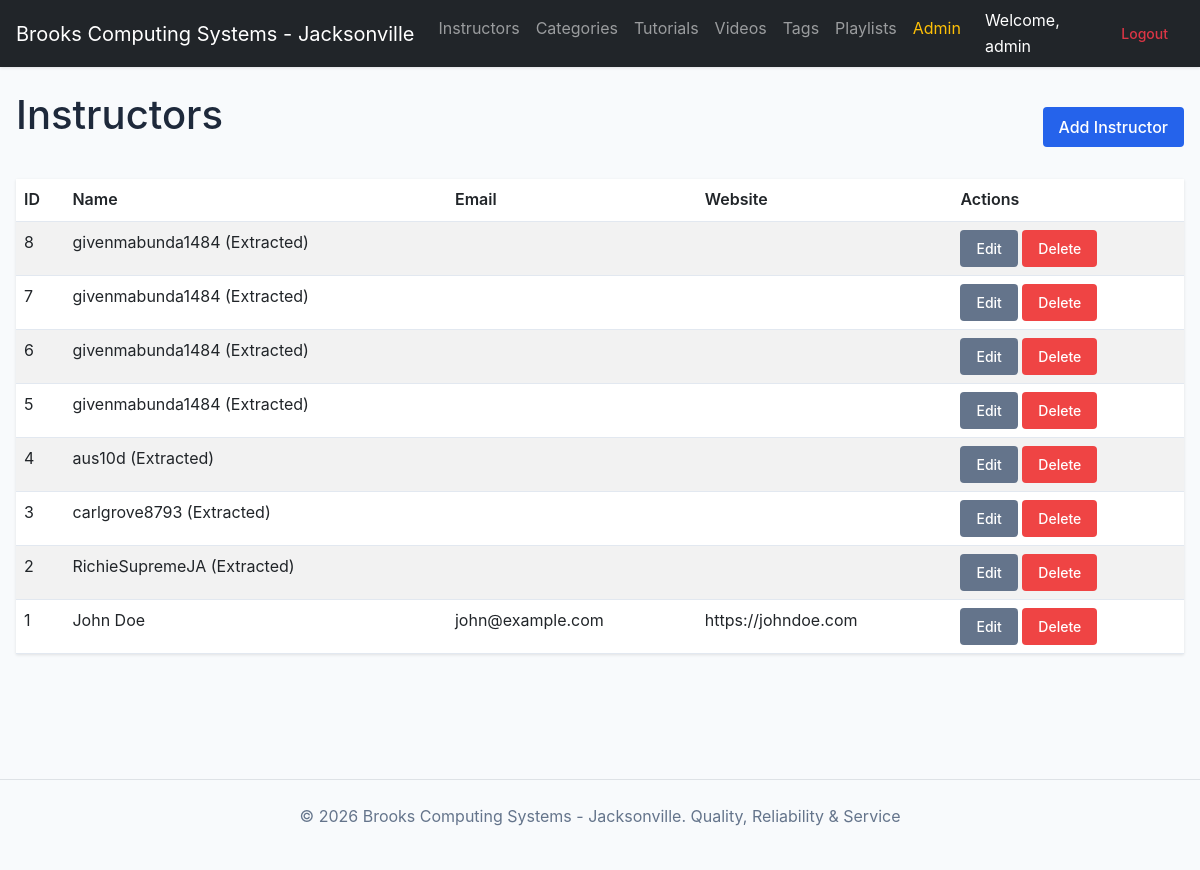
Page /instructors (signed in) on the committed database.
### tables this page shows
CREATE TABLE `instructors` (
  `instructor_id` int(11) NOT NULL AUTO_INCREMENT,
  `first_name` varchar(100) NOT NULL,
  `last_name` varchar(100) NOT NULL,
  `email` varchar(255) DEFAULT NULL,
  `website` varchar(255) DEFAULT NULL,
  `created_at` timestamp NULL DEFAULT current_timestamp(),
  PRIMARY KEY (`instructor_id`)
);

### app/Controllers/InstructorController.php (called while the page is built, shortened)
<?php
class InstructorController extends BaseController {
    private $instructorModel;
    public function __construct() {
        $this->instructorModel = new Instructor();
    }
    public function index() {
        $instructors = $this->instructorModel->all();
        $this->render('instructors/index', [
            'title' => 'Instructors',
            'instructors' => $instructors
        ]);
    }
}

### app/Config/Database.php (called while the page is built, shortened)
<?php
class Database {
    private function __construct() {
        $env = parse_ini_file(__DIR__ . '/../../.env');
        $host = $env['DB_HOST'] ?? 'localhost';
        $db   = $env['DB_NAME'] ?? '';
        $user = $env['DB_USER'] ?? '';
        $pass = $env['DB_PASS'] ?? '';
        $charset = 'utf8mb4';
        $dsn = "mysql:host=$host;dbname=$db;charset=$charset";
    }
}

### app/Models/Instructor.php (called while the page is built, shortened)
<?php
class Instructor {
    private $db;
    public function __construct() {
        $this->db = Database::getInstance()->getConnection();
    }
    public function all() {
        $stmt = $this->db->query("SELECT * FROM instructors ORDER BY created_at DESC");
        return $stmt->fetchAll();
    }
}

### app/Views/instructors/index.php (the view)
<div class="d-flex justify-content-between align-items-center mb-3">
    <h1>Instructors</h1>
    <a href="<?= BASE_PATH ?>/instructors/create" class="btn btn-primary" data-bs-toggle="tooltip" title="Add Instructor">Add Instructor</a>
</div>
<table class="table table-striped table-hover">
    <thead>
        <tr>
            <th>ID</th>
            <th>Name</th>
            <th>Email</th>
            <th>Website</th>
            <th>Actions</th>
        </tr>
    </thead>
    <tbody>
        <?php foreach ($instructors as $instructor): ?>
        <tr>
            <td><?= $instructor['instructor_id'] ?></td>
            <td><?= htmlspecialchars($instructor['first_name'] . ' ' . $instructor['last_name']) ?></td>
            <td><?= htmlspecialchars($instructor['email'] ?? '') ?></td>
            <td><?= htmlspecialchars($instructor['website'] ?? '') ?></td>
            <td>
                <a href="<?= BASE_PATH ?>/instructors/edit/<?= $instructor['instructor_id'] ?>" class="btn btn-sm btn-secondary" data-bs-toggle="tooltip" title="Edit Instructor">Edit</a>
                <a href="<?= BASE_PATH ?>/instructors/delete/<?= $instructor['instructor_id'] ?>" class="btn btn-sm btn-danger" data-bs-toggle="tooltip" title="Delete Instructor">Delete</a>
            </td>
        </tr>
        <?php endforeach; ?>
    </tbody>
</table>

### public/index.php (shortened to what this page needs)
<?php
spl_autoload_register(function ($class) {
    $prefix = 'App\\';
    $base_dir = __DIR__ . '/../app/';
    $len = strlen($prefix);
    $relative_class = substr($class, $len);
    $file = $base_dir . str_replace('\\', '/', $relative_class) . '.php';
});
$uri = parse_url($_SERVER['REQUEST_URI'], PHP_URL_PATH);
$method = $_SERVER['REQUEST_METHOD'];
try {
    if ($uri === '/' || $uri === '/index.php') {
        if (isset($_SESSION['user'])) {
            (new DashboardController())->index();
        } else {
            $title = 'Welcome to Brooks Computing Systems - Jacksonville';
            require __DIR__ . '/../app/Views/layout/header.php';
            require __DIR__ . '/../app/Views/landing.php';
            require __DIR__ . '/../app/Views/layout/footer.php';
        }
    } elseif ($uri === '/login') {
        (new AuthController())->login();
    } elseif ($uri === '/authenticate') {
        (new AuthController())->authenticate();
    } elseif ($uri === '/logout') {
        (new AuthController())->logout();
    } elseif ($uri === '/register') {
        (new AuthController())->register();
    } elseif ($uri === '/store-user') {
        (new AuthController())->storeUser();
    } elseif ($uri === '/forgot-password') {
        (new AuthController())->forgotPassword();
    } elseif ($uri === '/reset-password') {
        (new AuthController())->resetPassword();
    } elseif (strpos($uri, '/instructors') === 0) {
        $controller = new InstructorController();
        handle_resource($controller, $uri, $method);
    } elseif (strpos($uri, '/categories') === 0) {
        $controller = new CategoryController();
        handle_resource($controller, $uri, $method);
    } elseif (strpos($uri, '/videos') === 0) {
        $controller = new VideoController();
        handle_resource($controller, $uri, $method);
    } elseif (strpos($uri, '/tags') === 0) {
        $controller = new TagController();
        handle_resource($controller, $uri, $method);
    } else {
        http_response_code(404);
        echo "404 Not Found";
    }
} catch (\Exception $e) {
    echo "<h1>Database Connection Error</h1>";
    echo "<p>Please check your .env file and ensure the database is running.</p>";
    if (ini_get('display_errors')) {
        echo "<pre>" . $e->getMessage() . "</pre>";
    }
}
function handle_resource($controller, $uri, $method) {
    $parts = explode('/', trim($uri, '/'));
    $action = $parts[1] ?? 'index';
    $id = $parts[2] ?? null;
    if ($method === 'POST') {
        if ($action === 'create') {
            $controller->store();
        } elseif ($action === 'edit') {
            $controller->update();
        } elseif ($action === 'delete') {
            $controller->destroy();
        } else {
            $controller->store();
        }
    } else {
        if ($action === 'index' || $action === '') {
            $controller->index();
        } elseif ($action === 'create') {
            $controller->create();
        } elseif ($action === 'edit') {
            $controller->edit($id);
        } elseif ($action === 'show') {
            $controller->show($id);
        } elseif ($action === 'delete') {
            $controller->delete($id);
        } else {
            $controller->index();
        }
    }
}

### app/Controllers/BaseController.php (shortened to what this page needs)
<?php
class BaseController {
    protected $currentUser = null;
    protected $userPermissions = [];
    public function __construct() {
        if (isset($_SESSION['user'])) {
            $this->currentUser = $_SESSION['user'];
            $this->userPermissions = $_SESSION['permissions'] ?? [];
        }
    }
    protected function render($view, $data = []) {
        extract($data);
        $viewFile = __DIR__ . "/../Views/$view.php";
        if (file_exists($viewFile)) {
            $currentUser = $this->currentUser;
            $userPermissions = $this->userPermissions;
            require __DIR__ . "/../Views/layout/header.php";
            require $viewFile;
            require __DIR__ . "/../Views/layout/footer.php";
        } else {
            die("View $view not found.");
        }
    }
}

### app/Views/layout/header.php (shortened to what this page needs)
<!DOCTYPE html>
<html lang="en">
<head>
    <link href="https://cdn.jsdelivr.net/npm/bootstrap@5.3.0/dist/css/bootstrap.min.css" rel="stylesheet">
    <link href="https://cdn.jsdelivr.net/npm/bootstrap-icons@1.10.0/font/bootstrap-icons.css" rel="stylesheet">
    <link rel="stylesheet" href="<?= BASE_PATH ?>/css/style.css">
</head>
<body>
    <header class="navbar navbar-expand-lg navbar-dark bg-dark mb-4">
        <div class="container">
            <a href="<?= BASE_PATH ?>/" class="navbar-brand">Brooks Computing Systems - Jacksonville</a>
            <div class="collapse navbar-collapse">
                <ul class="navbar-nav ms-auto">
                    <?php if ($currentUser): ?>
                        <li class="nav-item"><a class="nav-link" href="<?= BASE_PATH ?>/instructors">Instructors</a></li>
                        <li class="nav-item"><a class="nav-link" href="<?= BASE_PATH ?>/categories">Categories</a></li>
                        <li class="nav-item"><a class="nav-link" href="<?= BASE_PATH ?>/tutorials">Tutorials</a></li>
                        <li class="nav-item"><a class="nav-link" href="<?= BASE_PATH ?>/videos">Videos</a></li>
                        <li class="nav-item"><a class="nav-link" href="<?= BASE_PATH ?>/tags">Tags</a></li>
                        <li class="nav-item"><a class="nav-link" href="<?= BASE_PATH ?>/playlists">Playlists</a></li>
                        <?php if (in_array('manage_users', $userPermissions)): ?>
                            <li class="nav-item"><a class="nav-link text-warning" href="<?= BASE_PATH ?>/admin">Admin</a></li>
                        <?php endif; ?>
                        <li class="nav-item d-flex align-items-center ms-3">
                            <span class="text-white me-3">Welcome, <?= htmlspecialchars($currentUser['username']) ?></span>
                            <a href="<?= BASE_PATH ?>/logout" class="btn btn-sm btn-outline-danger">Logout</a>
                        </li>
                    <?php else: ?>
                        <li class="nav-item"><a class="nav-link" href="<?= BASE_PATH ?>/login">Login</a></li>
                        <li class="nav-item"><a class="nav-link" href="<?= BASE_PATH ?>/register">Register</a></li>
                    <?php endif; ?>
                </ul>
            </div>
        </div>
    </header>
    <main class="container">

### app/Views/layout/footer.php (shortened to what this page needs)
</main>
<footer class="text-center py-4 mt-5 border-top">
    <div class="container">
        <p>&copy; 2026 Brooks Computing Systems - Jacksonville. Quality, Reliability & Service</p>
    </div>
</footer>
</body>
</html>

### public/css/style.css (style rules this page uses)
:root { --primary-color: #2563eb; --secondary-color: #64748b; --bg-color: #f8fafc; --text-color: #1e293b; --white: #ffffff; --border-color: #e2e8f0; --danger-color: #ef4444; }
* { box-sizing: border-box; margin: 0; padding: 0; }
body { font-family: -apple-system, BlinkMacSystemFont, "Segoe UI", Roboto, "Helvetica Neue", Arial, sans-serif; line-height: 1.6; background-color: var(--bg-color); color: var(--text-color); }
.container { max-width: 1200px; margin: 0 auto; padding: 0 1rem; }
header { background-color: var(--white); box-shadow: 0 1px 3px rgba(0,0,0,0.1); padding: 1rem 0; margin-bottom: 2rem; }
main { min-height: 80vh; }
h1 { margin-bottom: 1.5rem; }
footer { text-align: center; padding: 2rem 0; margin-top: 4rem; border-top: 1px solid var(--border-color); color: var(--secondary-color); }
table { width: 100%; border-collapse: collapse; background: var(--white); margin-top: 1rem; box-shadow: 0 1px 3px rgba(0,0,0,0.1); }
th, td { padding: 0.75rem 1rem; text-align: left; border-bottom: 1px solid var(--border-color); }
th { background-color: #f1f5f9; font-weight: 600; }
.btn { display: inline-block; padding: 0.5rem 1rem; border-radius: 0.25rem; text-decoration: none; font-weight: 500; cursor: pointer; border: none; }
.btn-primary { background-color: var(--primary-color); color: var(--white); }
.btn-danger { background-color: var(--danger-color); color: var(--white); }
.btn-secondary { background-color: var(--secondary-color); color: var(--white); }

### rows in the picture
instructors: instructor_id "8", first_name+last_name "givenmabunda1484 (Extracted)"
instructors: instructor_id "7", first_name+last_name "givenmabunda1484 (Extracted)"
instructors: instructor_id "6", first_name+last_name "givenmabunda1484 (Extracted)"
instructors: instructor_id "5", first_name+last_name "givenmabunda1484 (Extracted)"
instructors: instructor_id "4", first_name+last_name "aus10d (Extracted)"
instructors: instructor_id "3", first_name+last_name "carlgrove8793 (Extracted)"
instructors: instructor_id "2", first_name+last_name "RichieSupremeJA (Extracted)"
instructors: instructor_id "1", first_name+last_name "John Doe", email "john@example.com", website "https://johndoe.com"

### other values in the picture
$currentUser['username'] "admin"
